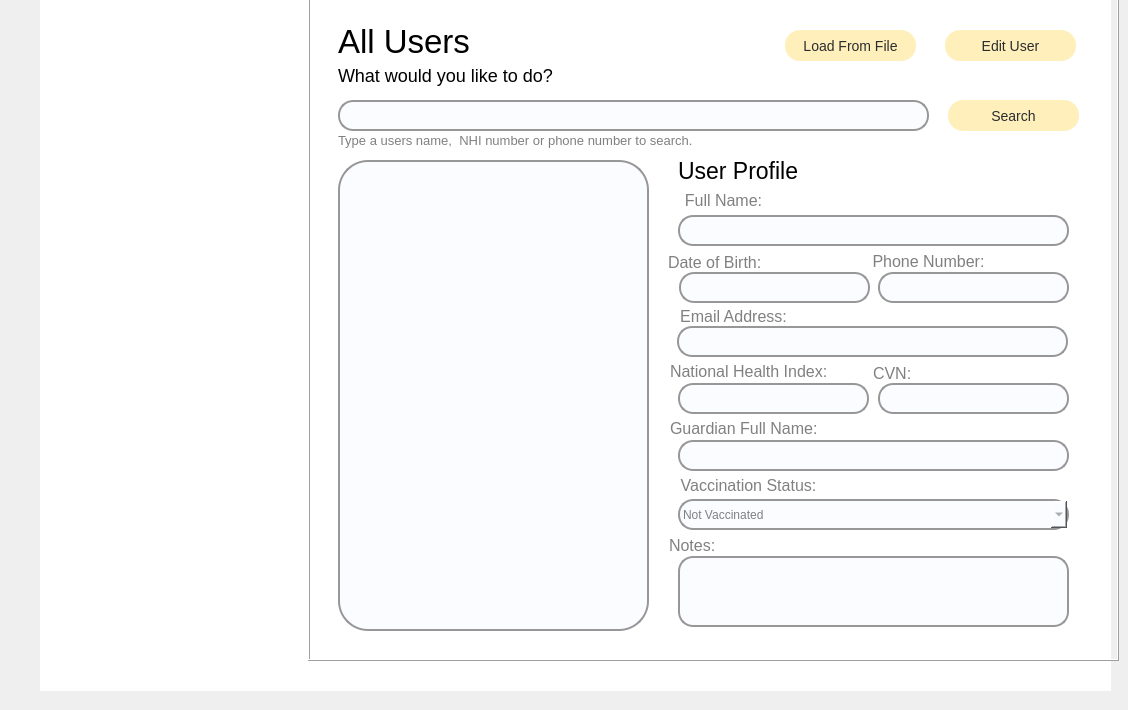
    <widget class="QWidget" name="uiAllUsersPage">
     <widget class="QFrame" name="AllUsersFrame">
      <property name="geometry">
       <rect>
        <x>308</x>
        <y>-20</y>
        <width>811</width>
        <height>681</height>
       </rect>
      </property>
      <property name="autoFillBackground">
       <bool>false</bool>
      </property>
      <property name="styleSheet">
       <string notr="true">border-color:white;
background-color: light gray;</string>
      </property>
      <property name="frameShape">
       <enum>QFrame::Box</enum>
      </property>
      <property name="frameShadow">
       <enum>QFrame::Raised</enum>
      </property>
      <widget class="QPushButton" name="pbSearch">
       <property name="geometry">
        <rect>
         <x>640</x>
         <y>120</y>
         <width>131</width>
         <height>31</height>
        </rect>
       </property>
       <property name="cursor">
        <cursorShape>PointingHandCursor</cursorShape>
       </property>
       <property name="styleSheet">
        <string notr="true">background: rgba(252, 219, 100, 0.44);
border-radius: 15px;
font-size: 14px;
line-height: 23px;
color: #2B2D2F;</string>
       </property>
       <property name="text">
        <string>Search</string>
       </property>
      </widget>
      <widget class="QLabel" name="labelAllUserHeading">
       <property name="geometry">
        <rect>
         <x>30</x>
         <y>41</y>
         <width>241</width>
         <height>41</height>
        </rect>
       </property>
       <property name="styleSheet">
        <string notr="true">font-size: 33px;
color:black;</string>
       </property>
       <property name="text">
        <string>All Users</string>
       </property>
      </widget>
      <widget class="QPushButton" name="pbEditUser">
       <property name="geometry">
        <rect>
         <x>637</x>
         <y>50</y>
         <width>131</width>
         <height>31</height>
        </rect>
       </property>
       <property name="cursor">
        <cursorShape>PointingHandCursor</cursorShape>
       </property>
       <property name="styleSheet">
        <string notr="true">background: rgba(252, 219, 100, 0.44);
border-radius: 15px;
font-size: 14px;
line-height: 23px;
color: #2B2D2F;</string>
       </property>
       <property name="text">
        <string>Edit User</string>
       </property>
      </widget>
      <widget class="QListWidget" name="listAllUsersNew">
       <property name="geometry">
        <rect>
         <x>30</x>
         <y>180</y>
         <width>311</width>
         <height>471</height>
        </rect>
       </property>
       <property name="font">
        <font>
         <family>Quicksand</family>
         <pointsize>-1</pointsize>
         <weight>75</weight>
         <italic>false</italic>
         <bold>true</bold>
        </font>
       </property>
       <property name="styleSheet">
        <string notr="true">background:#FAFCFF;
border: 2.3px solid #979797;
border-radius: 30px;
font-size: 18px;
line-height: 33px;
</string>
       </property>
       <property name="spacing">
        <number>5</number>
       </property>
      </widget>
      <widget class="QLabel" name="labelSubheading3">
       <property name="geometry">
        <rect>
         <x>30</x>
         <y>75</y>
         <width>421</width>
         <height>41</height>
        </rect>
       </property>
       <property name="styleSheet">
        <string notr="true">font-size: 18px;
color:black;</string>
       </property>
       <property name="text">
        <string>What would you like to do? </string>
       </property>
      </widget>
      <widget class="QLabel" name="labelPrompt">
       <property name="geometry">
        <rect>
         <x>30</x>
         <y>150</y>
         <width>391</width>
         <height>20</height>
        </rect>
       </property>
       <property name="font">
        <font>
         <pointsize>10</pointsize>
        </font>
       </property>
       <property name="styleSheet">
        <string notr="true">color: gray;
</string>
       </property>
       <property name="text">
        <string>Type a users name,  NHI number or phone number to search.</string>
       </property>
      </widget>
      <widget class="QPushButton" name="pbLoadUsers">
       <property name="geometry">
        <rect>
         <x>477</x>
         <y>50</y>
         <width>131</width>
         <height>31</height>
        </rect>
       </property>
       <property name="cursor">
        <cursorShape>PointingHandCursor</cursorShape>
       </property>
       <property name="styleSheet">
        <string notr="true">background: rgba(252, 219, 100, 0.44);
border-radius: 15px;
font-size: 14px;
line-height: 23px;
color: #2B2D2F;</string>
       </property>
       <property name="text">
        <string>Load From File</string>
       </property>
      </widget>
      <widget class="QLineEdit" name="labelSearchUser">
       <property name="geometry">
        <rect>
         <x>30</x>
         <y>120</y>
         <width>591</width>
         <height>31</height>
        </rect>
       </property>
       <property name="styleSheet">
        <string notr="true">background:#FAFCFF;
border: 2.3px solid #979797;
border-radius: 15px;
font-size: 12px;
line-height: 33px;
color: gray;
</string>
       </property>
      </widget>
      <widget class="QLineEdit" name="showUserName">
       <property name="geometry">
        <rect>
         <x>370</x>
         <y>235</y>
         <width>391</width>
         <height>31</height>
        </rect>
       </property>
       <property name="styleSheet">
        <string notr="true">background:#FAFCFF;
border: 2.3px solid #979797;
border-radius: 15px;
font-size: 12px;
line-height: 33px;
color: gray;
</string>
       </property>
       <property name="text">
        <string/>
       </property>
      </widget>
      <widget class="QLineEdit" name="showUserGuardian">
       <property name="geometry">
        <rect>
         <x>370</x>
         <y>460</y>
         <width>391</width>
         <height>31</height>
        </rect>
       </property>
       <property name="styleSheet">
        <string notr="true">background:#FAFCFF;
border: 2.3px solid #979797;
border-radius: 15px;
font-size: 12px;
line-height: 33px;
color: gray;
</string>
       </property>
      </widget>
      <widget class="QComboBox" name="showVaccStatus">
       <property name="geometry">
        <rect>
         <x>370</x>
         <y>519</y>
         <width>391</width>
         <height>31</height>
        </rect>
       </property>
       <property name="styleSheet">
        <string notr="true">background:#FAFCFF;
border: 2.3px solid #979797;
border-radius: 15px;
font-size: 12px;
line-height: 33px;
color: gray;
</string>
       </property>
       <item>
        <property name="text">
         <string>Not Vaccinated</string>
        </property>
       </item>
       <item>
        <property name="text">
         <string>Partially Vaccinated</string>
        </property>
       </item>
       <item>
        <property name="text">
         <string>Fully Vaccinated</string>
        </property>
       </item>
      </widget>
      <widget class="QLabel" name="labelVaccStatus_2">
       <property name="geometry">
        <rect>
         <x>360</x>
         <y>485</y>
         <width>161</width>
         <height>41</height>
        </rect>
       </property>
       <property name="styleSheet">
        <string notr="true">font-size: 12pt;
line-height: 23px;
color: #2B2D2F;
border-color: white;
border: 0px;
border-radius: 20px;
color: gray;
</string>
       </property>
       <property name="text">
        <string>Vaccination Status:</string>
       </property>
       <property name="scaledContents">
        <bool>false</bool>
       </property>
       <property name="alignment">
        <set>Qt::AlignCenter</set>
       </property>
       <property name="margin">
        <number>13</number>
       </property>
      </widget>
      <widget class="QLabel" name="labelDOB_2">
       <property name="geometry">
        <rect>
         <x>360</x>
         <y>262</y>
         <width>121</width>
         <height>41</height>
        </rect>
       </property>
       <property name="styleSheet">
        <string notr="true">font-size: 12pt;
line-height: 23px;
color: #2B2D2F;
border-color: white;
border: 0px;
border-radius: 20px;
color: gray;
</string>
       </property>
       <property name="text">
        <string>Date of Birth:</string>
       </property>
       <property name="scaledContents">
        <bool>false</bool>
       </property>
       <property name="alignment">
        <set>Qt::AlignLeading|Qt::AlignLeft|Qt::AlignVCenter</set>
       </property>
       <property name="margin">
        <number>13</number>
       </property>
      </widget>
      <widget class="QLabel" name="labelFullName_2">
       <property name="geometry">
        <rect>
         <x>360</x>
         <y>200</y>
         <width>111</width>
         <height>41</height>
        </rect>
       </property>
       <property name="styleSheet">
        <string notr="true">font-size: 12pt;
line-height: 23px;
color: #2B2D2F;
border-color: white;
border: 0px;
border-radius: 20px;
color: gray;
</string>
       </property>
       <property name="text">
        <string>Full Name:</string>
       </property>
       <property name="scaledContents">
        <bool>false</bool>
       </property>
       <property name="alignment">
        <set>Qt::AlignCenter</set>
       </property>
       <property name="margin">
        <number>13</number>
       </property>
      </widget>
      <widget class="QLabel" name="labelPhoneNumber_2">
       <property name="geometry">
        <rect>
         <x>550</x>
         <y>261</y>
         <width>141</width>
         <height>41</height>
        </rect>
       </property>
       <property name="styleSheet">
        <string notr="true">font-size: 12pt;
line-height: 23px;
color: #2B2D2F;
border-color: white;
border: 0px;
border-radius: 20px;
color: gray;
</string>
       </property>
       <property name="text">
        <string>Phone Number:</string>
       </property>
       <property name="scaledContents">
        <bool>false</bool>
       </property>
       <property name="alignment">
        <set>Qt::AlignCenter</set>
       </property>
       <property name="margin">
        <number>13</number>
       </property>
      </widget>
      <widget class="QLineEdit" name="showUserNHI">
       <property name="geometry">
        <rect>
         <x>370</x>
         <y>403</y>
         <width>191</width>
         <height>31</height>
        </rect>
       </property>
       <property name="styleSheet">
        <string notr="true">background:#FAFCFF;
border: 2.3px solid #979797;
border-radius: 15px;
font-size: 12px;
line-height: 33px;
color: gray;
</string>
       </property>
      </widget>
      <widget class="QLabel" name="labelNHI_2">
       <property name="geometry">
        <rect>
         <x>362</x>
         <y>371</y>
         <width>181</width>
         <height>41</height>
        </rect>
       </property>
       <property name="styleSheet">
        <string notr="true">font-size: 12pt;
line-height: 23px;
color: #2B2D2F;
border-color: white;
border: 0px;
border-radius: 20px;
color: gray;
</string>
       </property>
       <property name="text">
        <string>National Health Index:</string>
       </property>
       <property name="scaledContents">
        <bool>false</bool>
       </property>
       <property name="alignment">
        <set>Qt::AlignLeading|Qt::AlignLeft|Qt::AlignVCenter</set>
       </property>
       <property name="margin">
        <number>13</number>
       </property>
      </widget>
      <widget class="QLabel" name="labelGuardian_2">
       <property name="geometry">
        <rect>
         <x>362</x>
         <y>428</y>
         <width>171</width>
         <height>41</height>
        </rect>
       </property>
       <property name="styleSheet">
        <string notr="true">font-size: 12pt;
line-height: 23px;
color: #2B2D2F;
border-color: white;
border: 0px;
border-radius: 20px;
color: gray;
</string>
       </property>
       <property name="text">
        <string>Guardian Full Name:</string>
       </property>
       <property name="scaledContents">
        <bool>false</bool>
       </property>
       <property name="alignment">
        <set>Qt::AlignLeading|Qt::AlignLeft|Qt::AlignVCenter</set>
       </property>
       <property name="margin">
        <number>13</number>
       </property>
      </widget>
      <widget class="QLineEdit" name="showUserPhone">
       <property name="geometry">
        <rect>
         <x>570</x>
         <y>292</y>
         <width>191</width>
         <height>31</height>
        </rect>
       </property>
       <property name="styleSheet">
        <string notr="true">background:#FAFCFF;
border: 2.3px solid #979797;
border-radius: 15px;
font-size: 12px;
line-height: 33px;
color: gray;
</string>
       </property>
      </widget>
      <widget class="QLabel" name="labelEmail_2">
       <property name="geometry">
        <rect>
         <x>360</x>
         <y>316</y>
         <width>131</width>
         <height>41</height>
        </rect>
       </property>
       <property name="styleSheet">
        <string notr="true">font-size: 12pt;
line-height: 23px;
color: #2B2D2F;
border-color: white;
border: 0px;
border-radius: 20px;
color: gray;
</string>
       </property>
       <property name="text">
        <string>Email Address:</string>
       </property>
       <property name="scaledContents">
        <bool>false</bool>
       </property>
       <property name="alignment">
        <set>Qt::AlignCenter</set>
       </property>
       <property name="margin">
        <number>13</number>
       </property>
      </widget>
      <widget class="QLineEdit" name="showUserNotes">
       <property name="geometry">
        <rect>
         <x>370</x>
         <y>576</y>
         <width>391</width>
         <height>71</height>
        </rect>
       </property>
       <property name="styleSheet">
        <string notr="true">background:#FAFCFF;
border: 2.3px solid #979797;
border-radius: 15px;
font-size: 12px;
line-height: 33px;
color: gray;
</string>
       </property>
      </widget>
      <widget class="QLineEdit" name="showUserDOB">
       <property name="geometry">
        <rect>
         <x>371</x>
         <y>292</y>
         <width>191</width>
         <height>31</height>
        </rect>
       </property>
       <property name="styleSheet">
        <string notr="true">background:#FAFCFF;
border: 2.3px solid #979797;
border-radius: 15px;
font-size: 12px;
line-height: 33px;
color: gray;
</string>
       </property>
      </widget>
      <widget class="QLabel" name="labelCVN_2">
       <property name="geometry">
        <rect>
         <x>565</x>
         <y>373</y>
         <width>61</width>
         <height>41</height>
        </rect>
       </property>
       <property name="styleSheet">
        <string notr="true">font-size: 12pt;
line-height: 23px;
color: #2B2D2F;
border-color: white;
border: 0px;
border-radius: 20px;
color: gray;
</string>
       </property>
       <property name="text">
        <string>CVN:</string>
       </property>
       <property name="scaledContents">
        <bool>false</bool>
       </property>
       <property name="alignment">
        <set>Qt::AlignLeading|Qt::AlignLeft|Qt::AlignVCenter</set>
       </property>
       <property name="margin">
        <number>13</number>
       </property>
      </widget>
      <widget class="QLineEdit" name="showUserEmail">
       <property name="geometry">
        <rect>
         <x>369</x>
         <y>346</y>
         <width>391</width>
         <height>31</height>
        </rect>
       </property>
       <property name="styleSheet">
        <string notr="true">background:#FAFCFF;
border: 2.3px solid #979797;
border-radius: 15px;
font-size: 12px;
line-height: 33px;
color: gray;
</string>
       </property>
      </widget>
      <widget class="QLabel" name="labelNotes">
       <property name="geometry">
        <rect>
         <x>361</x>
         <y>545</y>
         <width>71</width>
         <height>41</height>
        </rect>
       </property>
       <property name="styleSheet">
        <string notr="true">font-size: 12pt;
line-height: 23px;
color: #2B2D2F;
border-color: white;
border: 0px;
border-radius: 20px;
color: gray;
</string>
       </property>
       <property name="text">
        <string>Notes:</string>
       </property>
       <property name="scaledContents">
        <bool>false</bool>
       </property>
       <property name="alignment">
        <set>Qt::AlignLeading|Qt::AlignLeft|Qt::AlignVCenter</set>
       </property>
       <property name="margin">
        <number>13</number>
       </property>
      </widget>
      <widget class="QLineEdit" name="showUserCV">
       <property name="geometry">
        <rect>
         <x>570</x>
         <y>403</y>
         <width>191</width>
         <height>31</height>
        </rect>
       </property>
       <property name="styleSheet">
        <string notr="true">background:#FAFCFF;
border: 2.3px solid #979797;
border-radius: 15px;
font-size: 12px;
line-height: 33px;
color: gray;
</string>
       </property>
      </widget>
      <widget class="QLabel" name="labelAdminUserProfileHeading">
       <property name="geometry">
        <rect>
         <x>370</x>
         <y>170</y>
         <width>241</width>
         <height>41</height>
        </rect>
       </property>
       <property name="styleSheet">
        <string notr="true">font-size: 23px;
color:black;</string>
       </property>
       <property name="text">
        <string>User Profile</string>
       </property>
      </widget>
      <zorder>showUserDOB</zorder>
      <zorder>labelDOB_2</zorder>
      <zorder>showUserName</zorder>
      <zorder>pbSearch</zorder>
      <zorder>pbLoadUsers</zorder>
      <zorder>labelAllUserHeading</zorder>
      <zorder>pbEditUser</zorder>
      <zorder>listAllUsersNew</zorder>
      <zorder>labelSubheading3</zorder>
      <zorder>labelPrompt</zorder>
      <zorder>labelSearchUser</zorder>
      <zorder>showVaccStatus</zorder>
      <zorder>labelVaccStatus_2</zorder>
      <zorder>labelFullName_2</zorder>
      <zorder>labelPhoneNumber_2</zorder>
      <zorder>labelNHI_2</zorder>
      <zorder>labelGuardian_2</zorder>
      <zorder>showUserPhone</zorder>
      <zorder>labelEmail_2</zorder>
      <zorder>showUserNotes</zorder>
      <zorder>labelCVN_2</zorder>
      <zorder>showUserEmail</zorder>
      <zorder>labelNotes</zorder>
      <zorder>showUserCV</zorder>
      <zorder>labelAdminUserProfileHeading</zorder>
      <zorder>showUserNHI</zorder>
      <zorder>showUserGuardian</zorder>
     </widget>
     <widget class="QLabel" name="labelBackground2">
      <property name="geometry">
       <rect>
        <x>40</x>
        <y>-10</y>
        <width>1071</width>
        <height>701</height>
       </rect>
      </property>
      <property name="styleSheet">
       <string notr="true">background: white;</string>
      </property>
      <property name="text">
       <string/>
      </property>
     </widget>
     <zorder>labelBackground2</zorder>
     <zorder>AllUsersFrame</zorder>
    </widget>
